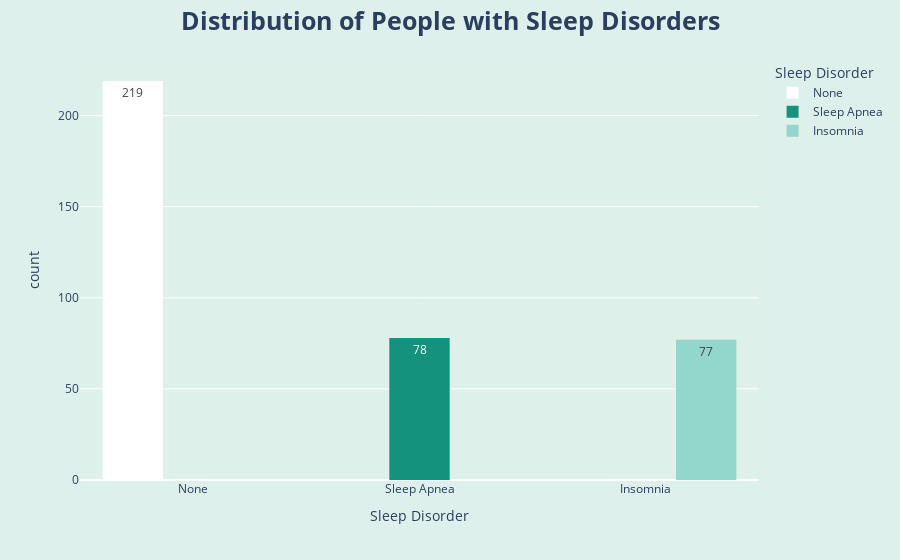

Here is the notebook cell this chart was saved with:
### Code cell
fig = px.histogram(sleep_data, x='Sleep Disorder', 
                   barmode="group", color='Sleep Disorder',
                   color_discrete_sequence=['white', "#15927D", "#93D6CB"],
                   text_auto=True)

fig.update_layout(title='<b>Distribution of People with Sleep Disorders<b>',
                  title_font={'size': 25},
                  title_x=0.5,
                  paper_bgcolor="#DEF0EB",
                  plot_bgcolor="#DEF0EA",
                  showlegend=True)

fig.update_yaxes(showgrid=True)
fig.show()

### Figure 1 — Plotly figure (JSON) as saved in the notebook; plotly's stock layout.template omitted (floating-point values rounded to 4 significant figures; data arrays with more than 128 entries replaced by an {"elided": "..."} marker saying what was removed)
{"data": [{"alignmentgroup": "True", "bingroup": "x", "hovertemplate": "Sleep Disorder=%{x}<br>count=%{y}<extra></extra>", "legendgroup": "None", "marker": {"color": "white", "pattern": {"shape": ""}}, "name": "None", "offsetgroup": "None", "orientation": "v", "showlegend": true, "texttemplate": "%{value}", "type": "histogram", "x": {"elided": "219 str values"}, "xaxis": "x", "yaxis": "y"}, {"alignmentgroup": "True", "bingroup": "x", "hovertemplate": "Sleep Disorder=%{x}<br>count=%{y}<extra></extra>", "legendgroup": "Sleep Apnea", "marker": {"color": "#15927D", "pattern": {"shape": ""}}, "name": "Sleep Apnea", "offsetgroup": "Sleep Apnea", "orientation": "v", "showlegend": true, "texttemplate": "%{value}", "type": "histogram", "x": ["Sleep Apnea", "Sleep Apnea", "Sleep Apnea", "Sleep Apnea", "Sleep Apnea", "Sleep Apnea", "Sleep Apnea", "Sleep Apnea", "Sleep Apnea", "Sleep Apnea", "Sleep Apnea", "Sleep Apnea", "Sleep Apnea", "Sleep Apnea", "Sleep Apnea", "Sleep Apnea", "Sleep Apnea", "Sleep Apnea", "Sleep Apnea", "Sleep Apnea", "Sleep Apnea", "Sleep Apnea", "Sleep Apnea", "Sleep Apnea", "Sleep Apnea", "Sleep Apnea", "Sleep Apnea", "Sleep Apnea", "Sleep Apnea", "Sleep Apnea", "Sleep Apnea", "Sleep Apnea", "Sleep Apnea", "Sleep Apnea", "Sleep Apnea", "Sleep Apnea", "Sleep Apnea", "Sleep Apnea", "Sleep Apnea", "Sleep Apnea", "Sleep Apnea", "Sleep Apnea", "Sleep Apnea", "Sleep Apnea", "Sleep Apnea", "Sleep Apnea", "Sleep Apnea", "Sleep Apnea", "Sleep Apnea", "Sleep Apnea", "Sleep Apnea", "Sleep Apnea", "Sleep Apnea", "Sleep Apnea", "Sleep Apnea", "Sleep Apnea", "Sleep Apnea", "Sleep Apnea", "Sleep Apnea", "Sleep Apnea", "Sleep Apnea", "Sleep Apnea", "Sleep Apnea", "Sleep Apnea", "Sleep Apnea", "Sleep Apnea", "Sleep Apnea", "Sleep Apnea", "Sleep Apnea", "Sleep Apnea", "Sleep Apnea", "Sleep Apnea", "Sleep Apnea", "Sleep Apnea", "Sleep Apnea", "Sleep Apnea", "Sleep Apnea", "Sleep Apnea"], "xaxis": "x", "yaxis": "y"}, {"alignmentgroup": "True", "bingroup": "x", "hovertemplate": "Sleep Disorder=%{x}<br>count=%{y}<extra></extra>", "legendgroup": "Insomnia", "marker": {"color": "#93D6CB", "pattern": {"shape": ""}}, "name": "Insomnia", "offsetgroup": "Insomnia", "orientation": "v", "showlegend": true, "texttemplate": "%{value}", "type": "histogram", "x": ["Insomnia", "Insomnia", "Insomnia", "Insomnia", "Insomnia", "Insomnia", "Insomnia", "Insomnia", "Insomnia", "Insomnia", "Insomnia", "Insomnia", "Insomnia", "Insomnia", "Insomnia", "Insomnia", "Insomnia", "Insomnia", "Insomnia", "Insomnia", "Insomnia", "Insomnia", "Insomnia", "Insomnia", "Insomnia", "Insomnia", "Insomnia", "Insomnia", "Insomnia", "Insomnia", "Insomnia", "Insomnia", "Insomnia", "Insomnia", "Insomnia", "Insomnia", "Insomnia", "Insomnia", "Insomnia", "Insomnia", "Insomnia", "Insomnia", "Insomnia", "Insomnia", "Insomnia", "Insomnia", "Insomnia", "Insomnia", "Insomnia", "Insomnia", "Insomnia", "Insomnia", "Insomnia", "Insomnia", "Insomnia", "Insomnia", "Insomnia", "Insomnia", "Insomnia", "Insomnia", "Insomnia", "Insomnia", "Insomnia", "Insomnia", "Insomnia", "Insomnia", "Insomnia", "Insomnia", "Insomnia", "Insomnia", "Insomnia", "Insomnia", "Insomnia", "Insomnia", "Insomnia", "Insomnia", "Insomnia"], "xaxis": "x", "yaxis": "y"}], "layout": {"barmode": "group", "legend": {"title": {"text": "Sleep Disorder"}, "tracegroupgap": 0}, "margin": {"t": 60}, "paper_bgcolor": "#DEF0EB", "plot_bgcolor": "#DEF0EA", "showlegend": true, "title": {"font": {"size": 25}, "text": "<b>Distribution of People with Sleep Disorders<b>", "x": 0.5}, "xaxis": {"anchor": "y", "categoryarray": ["None", "Sleep Apnea", "Insomnia"], "categoryorder": "array", "domain": [0, 1], "title": {"text": "Sleep Disorder"}}, "yaxis": {"anchor": "x", "domain": [0, 1], "showgrid": true, "title": {"text": "count"}}}}
